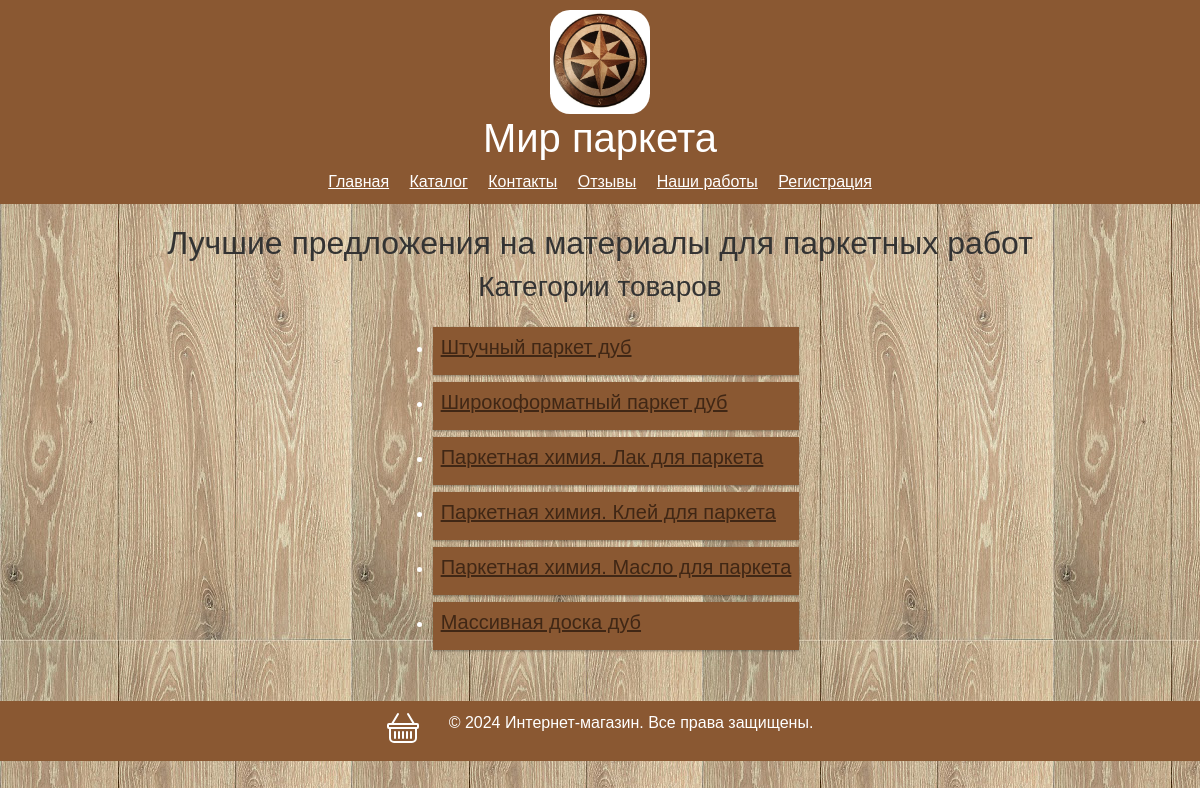
The page / on the database its author committed.
### catalog/models.py (models this page shows, shortened)
class Category(models.Model):
    name = models.CharField(max_length=100, unique=True) # Название категории

### catalog/views.py (the view)
# urls.py: path('', home, name='home'), # Главная страница
def home(request):
    categories = Category.objects.all()
    return render(request, 'catalog/home.html', {'categories': categories})

### templates/catalog/home.html (shortened to what this page needs)
{% extends 'base.html' %}
{% block content %}
    <h2>Лучшие предложения на материалы для паркетных работ</h2>
    <h3>Категории товаров</h3>
    <div class="row">
        <div class="col-3 col-s-3 menu">
            <ul>
                {% for category in categories %}
                <li><h5>
                    <a href="/category/{{ category.name|urlencode }}/">{{ category.name }}</a>
                    </h5>
                </li>
                {% endfor %}
            </ul>
        </div>
    </div>
{% endblock %}

### catalog/static/catalog/styles.css (style rules this page uses)
body { font-family: Arial, sans-serif; background-image: url('images/000.jpg'); }
.row:after { content: ""; clear: both; display: table; }
[class*="col-"] { float: left; padding: 15px; width: 100%; }
.menu li { padding: 8px; margin-bottom: 7px; background-color :#8a5832; color: #ffffff; box-shadow: 0 1px 3px rgba(0,0,0,0.12), 0 1px 2px rgba(0,0,0,0.24); }
a { color: #402715; }
h2 { color: #333; }

### rows shown on the page
Category: name "Штучный паркет дуб"
Category: name "Широкоформатный паркет дуб"
Category: name "Паркетная химия. Лак для паркета"
Category: name "Паркетная химия. Клей для паркета"
Category: name "Паркетная химия. Масло для паркета"
Category: name "Массивная доска дуб"
